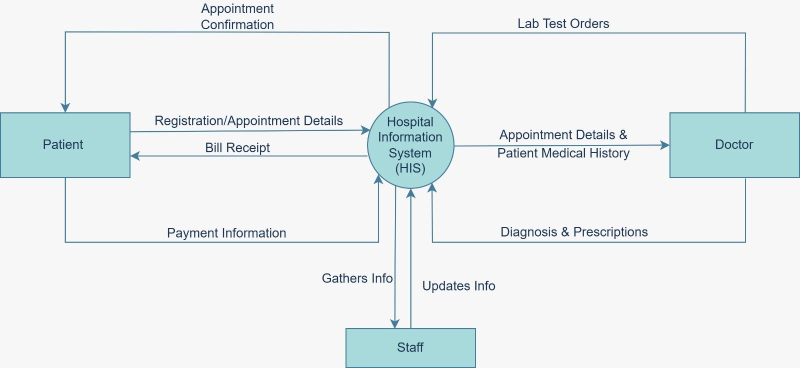
#> input picture deck-build/assets/diagrams/dfd0.png, 1600 x 736 px, found by its file name (shown at 1/2 size); its folder holds only this picture in this run
$ python trim-diagrams.py
#> lines starting #> are read from the running program, lines starting #| are printed output that depends on the picture; after the words box and inside, x2 and y2 are one past the last pixel; in counts of white or black regions, pixels touching at a corner belong together
"""Verify each extracted diagram actually contains ink, then trim uniform white
borders so the diagram fills as much of the slide as possible."""
import os
from PIL import Image, ImageChops

OUT = r"E:\minor project HMS\deck-build\assets\diagrams"
TRIM = (248, 248, 248)      # near-white threshold
MARGIN = 12                 # px of white kept around the trimmed content

for fn in sorted(os.listdir(OUT)):
    if not fn.lower().endswith(".png"):
        continue
    p = os.path.join(OUT, fn)
    im = Image.open(p).convert("RGB")
#> im is the input picture: PIL image 1600x736 RGB; mean R, G, B 234, 239.6, 240.5
    w, h = im.size

    bg = Image.new("RGB", im.size, TRIM)
#> bg: PIL image 1600x736 RGB; every value is 248
    diff = ImageChops.difference(im, bg).convert("L")
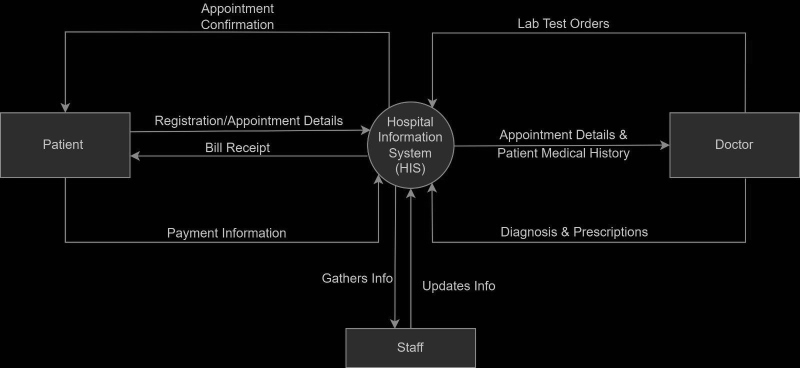
#> diff: PIL image 1600x736 L (shown at 1/2 size); min 0, max 231, mean 10.2
    # anything clearly darker than the white background counts as content
    mask = diff.point(lambda v: 255 if v > 18 else 0)
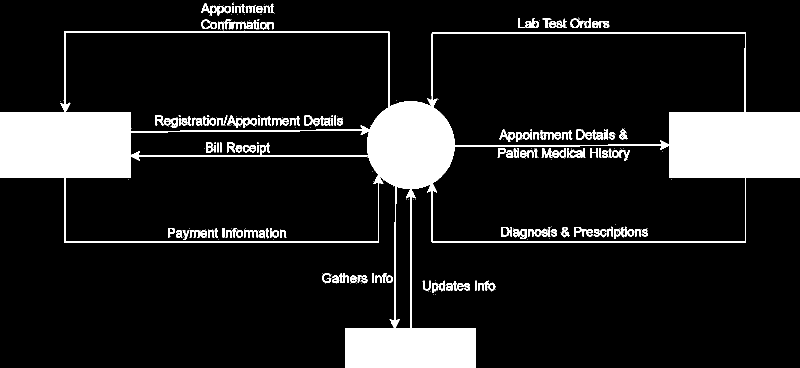
#> mask: PIL image 1600x736 L (shown at 1/2 size); 12.7% white; 393 white regions (228 under 20 px), largest, box (x1, y1, x2, y2) and area: (0, 62, 1600, 736) 130218, (999, 259, 1031, 284) 280, (487, 236, 514, 256) 249
    bbox = mask.getbbox()
#> bbox = (0, 4, 1600, 736)

    if bbox is None:
        print(f"{fn:<14} {w}x{h}  !! EMPTY - no ink found")
        continue

    ink = sum(mask.histogram()[255:]) / (w * h)
#> ink = 0.127
    bx0, by0, bx1, by1 = bbox
#> bx0 = 0; by0 = 4; bx1 = 1600; by1 = 736
    touches = sum([bx0 <= 1, by0 <= 1, bx1 >= w - 2, by1 >= h - 2])
#> touches = 3

    new = (max(0, bx0 - MARGIN), max(0, by0 - MARGIN),
           min(w, bx1 + MARGIN), min(h, by1 + MARGIN))
#> new = (0, 0, 1600, 736)
    im.crop(new).save(p, optimize=True)
    nw, nh = new[2] - new[0], new[3] - new[1]
#> nw = 1600; nh = 736

    flag = "tight" if touches >= 3 else ("ok" if touches else "loose")
#> flag = 'tight'
    print(f"{fn:<14} {w}x{h} -> {nw}x{nh}  ink={ink*100:5.1f}%  "
          f"edges={touches} {flag}  {os.path.getsize(p)/1024:.0f}KB")
#| dfd0.png       1600x736 -> 1600x736  ink= 12.7%  edges=3 tight  257KB

$ run again, on deck-build/assets/diagrams/dfd2_c.png
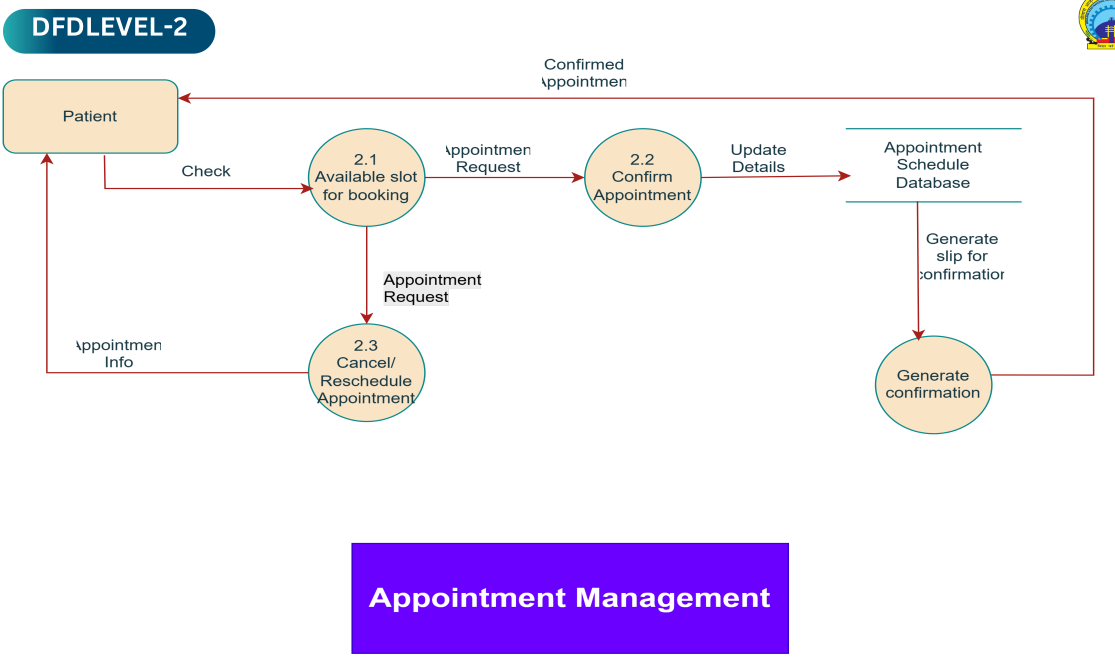
#> input picture deck-build/assets/diagrams/dfd2_c.png, 5572 x 3282 px, found by its file name (shown at 1/5 size)
#> im is the input picture: PIL image 5572x3282 RGB; mean R, G, B 238.6, 232, 246.2
#> bg: PIL image 5572x3282 RGB; every value is 248
#> `diff = ImageChops.difference(im, bg).convert("L")`:
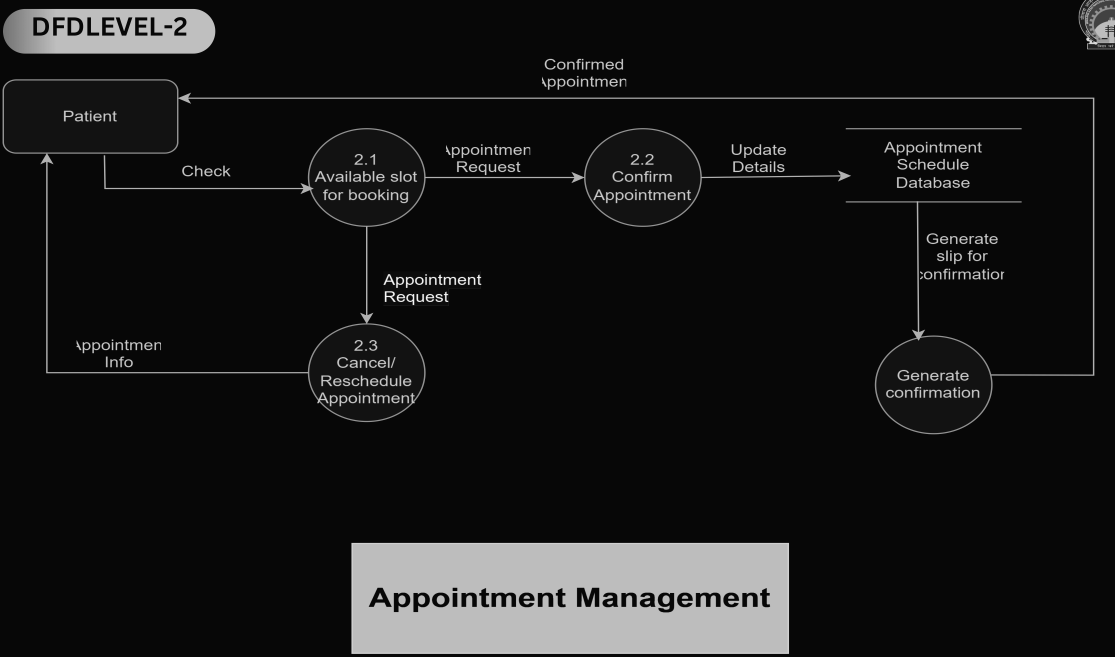
#> diff: PIL image 5572x3282 L (shown at 1/5 size); min 0, max 248, mean 24.3
#> `mask = diff.point(lambda v: 255 if v > 18 else 0)`:
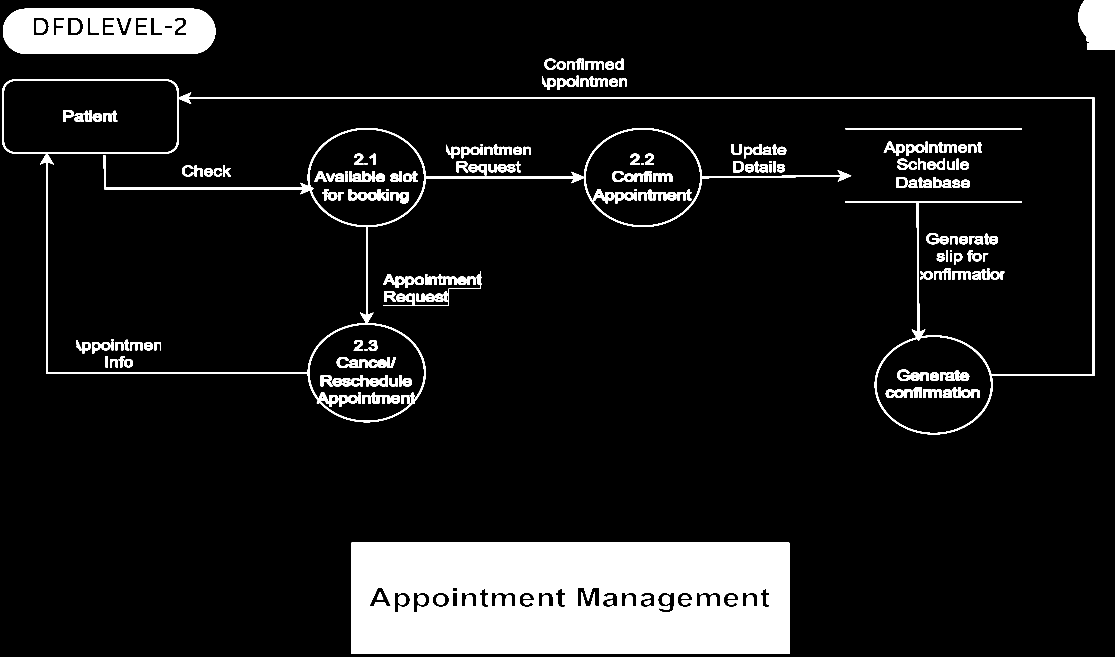
#> mask: PIL image 5572x3282 L (shown at 1/5 size); 9.9% white; 270 white regions, largest, box (x1, y1, x2, y2) and area: (1757, 2714, 3946, 3270) 1133149, (15, 44, 1077, 269) 195182, (12, 396, 5472, 2172) 172262
#> bbox = (12, 0, 5572, 3270)
#> ink = 0.0988
#> bx0 = 12; by0 = 0; bx1 = 5572; by1 = 3270
#> touches = 2
#> new = (0, 0, 5572, 3282)
#> nw = 5572; nh = 3282
#> flag = 'ok'
#| dfd2_c.png     5572x3282 -> 5572x3282  ink=  9.9%  edges=2 ok  728KB

$ run again, on deck-build/assets/diagrams/dfd2_d.png
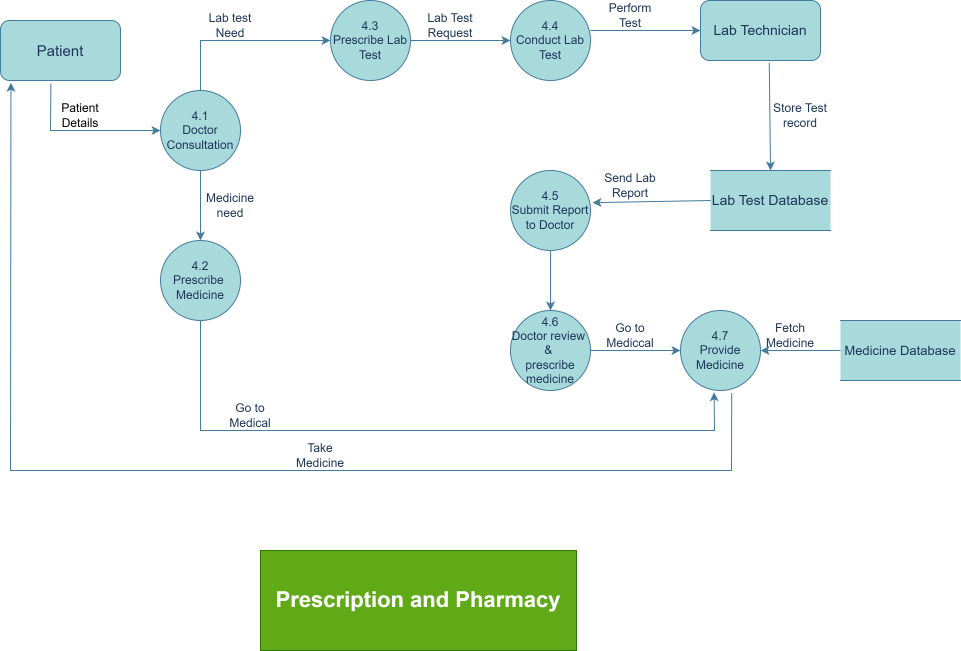
#> input picture deck-build/assets/diagrams/dfd2_d.png, 3844 x 2604 px, found by its file name (shown at 1/4 size)
#> im is the input picture: PIL image 3844x2604 RGB; mean R, G, B 235.1, 244.1, 237.9
#> bg: PIL image 3844x2604 RGB; every value is 248
#> `diff = ImageChops.difference(im, bg).convert("L")`:
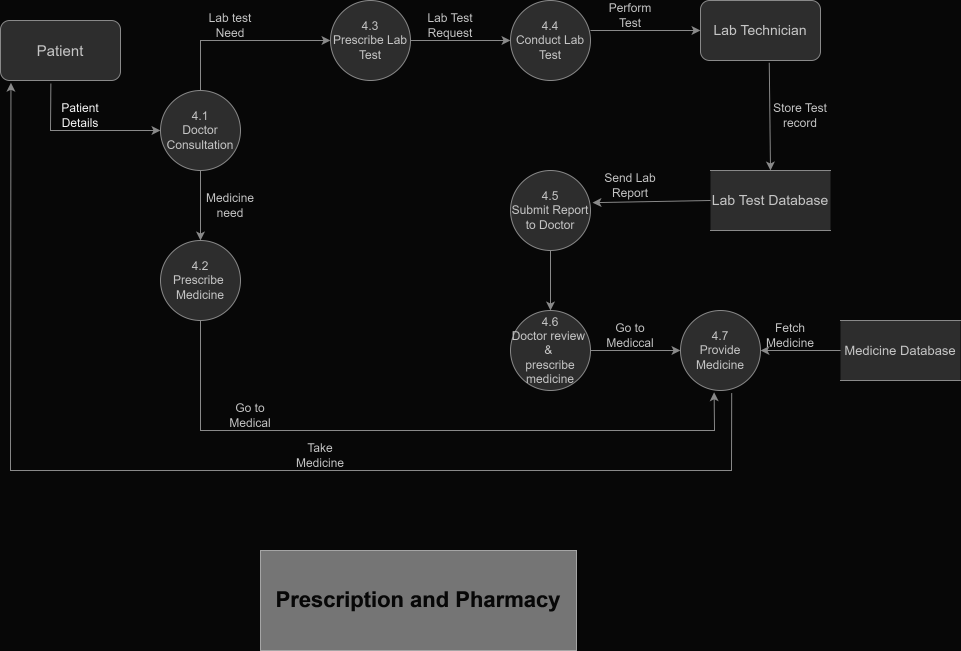
#> diff: PIL image 3844x2604 L (shown at 1/4 size); min 0, max 248, mean 19
#> `mask = diff.point(lambda v: 255 if v > 18 else 0)`:
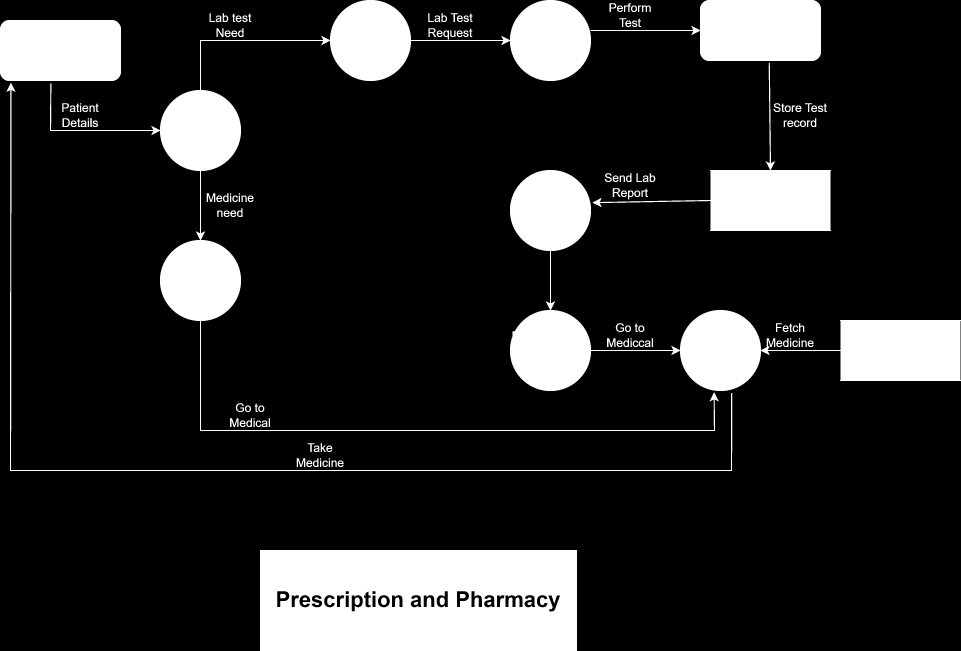
#> mask: PIL image 3844x2604 L (shown at 1/4 size); 16.3% white; 161 white regions, largest, box (x1, y1, x2, y2) and area: (1040, 2200, 2308, 2604) 481638, (2040, 680, 3844, 1564) 371189, (200, 0, 2875, 1724) 352145
#> bbox = (0, 0, 3844, 2604)
#> ink = 0.163
#> bx0 = 0; bx1 = 3844; by1 = 2604
#> touches = 4
#> new = (0, 0, 3844, 2604)
#> nw = 3844; nh = 2604
#> flag = 'tight'
#| dfd2_d.png     3844x2604 -> 3844x2604  ink= 16.3%  edges=4 tight  327KB

$ run again, on deck-build/assets/diagrams/dfd2_e.png
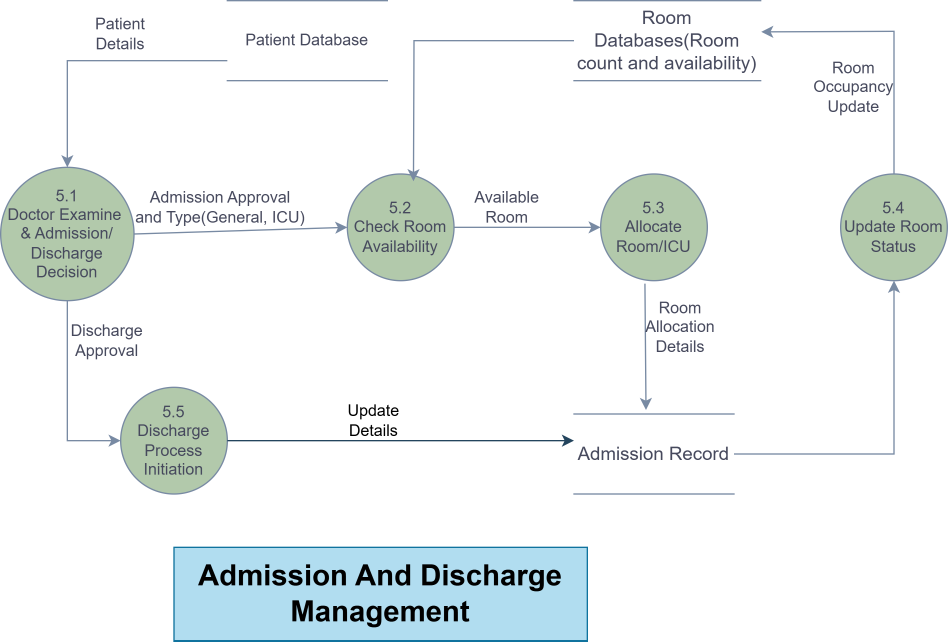
#> input picture deck-build/assets/diagrams/dfd2_e.png, 2844 x 1924 px, found by its file name (shown at 1/3 size)
#> im is the input picture: PIL image 2844x1924 RGB; mean R, G, B 237.7, 242.3, 241.8
#> bg: PIL image 2844x1924 RGB; every value is 248
#> `diff = ImageChops.difference(im, bg).convert("L")`:
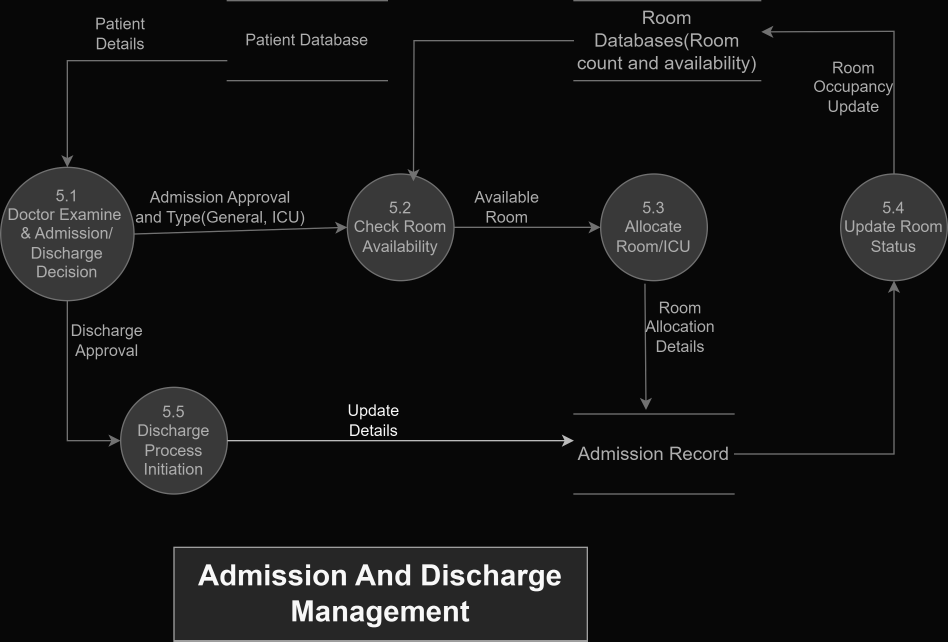
#> diff: PIL image 2844x1924 L (shown at 1/3 size); min 0, max 248, mean 18.7
#> `mask = diff.point(lambda v: 255 if v > 18 else 0)`:
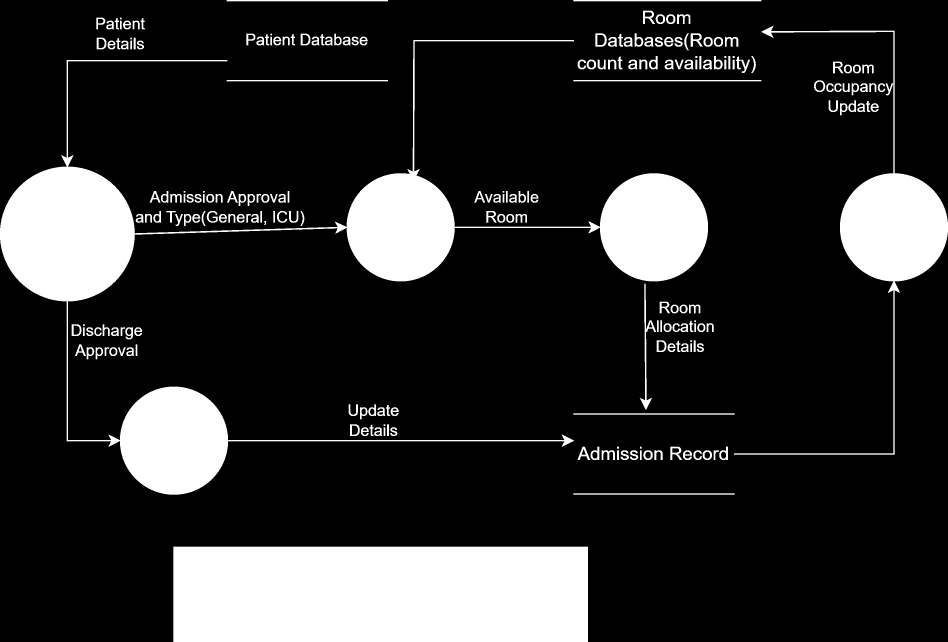
#> mask: PIL image 2844x1924 L (shown at 1/3 size); 16.9% white; 226 white regions, largest, box (x1, y1, x2, y2) and area: (0, 120, 2124, 1484) 397302, (520, 1640, 1764, 1924) 353296, (2202, 77, 2844, 1364) 91424
#> bbox = (0, 0, 2844, 1924)
#> ink = 0.169
#> bx0 = 0; bx1 = 2844; by1 = 1924
#> touches = 4
#> new = (0, 0, 2844, 1924)
#> nw = 2844; nh = 1924
#> flag = 'tight'
#| dfd2_e.png     2844x1924 -> 2844x1924  ink= 16.9%  edges=4 tight  291KB
